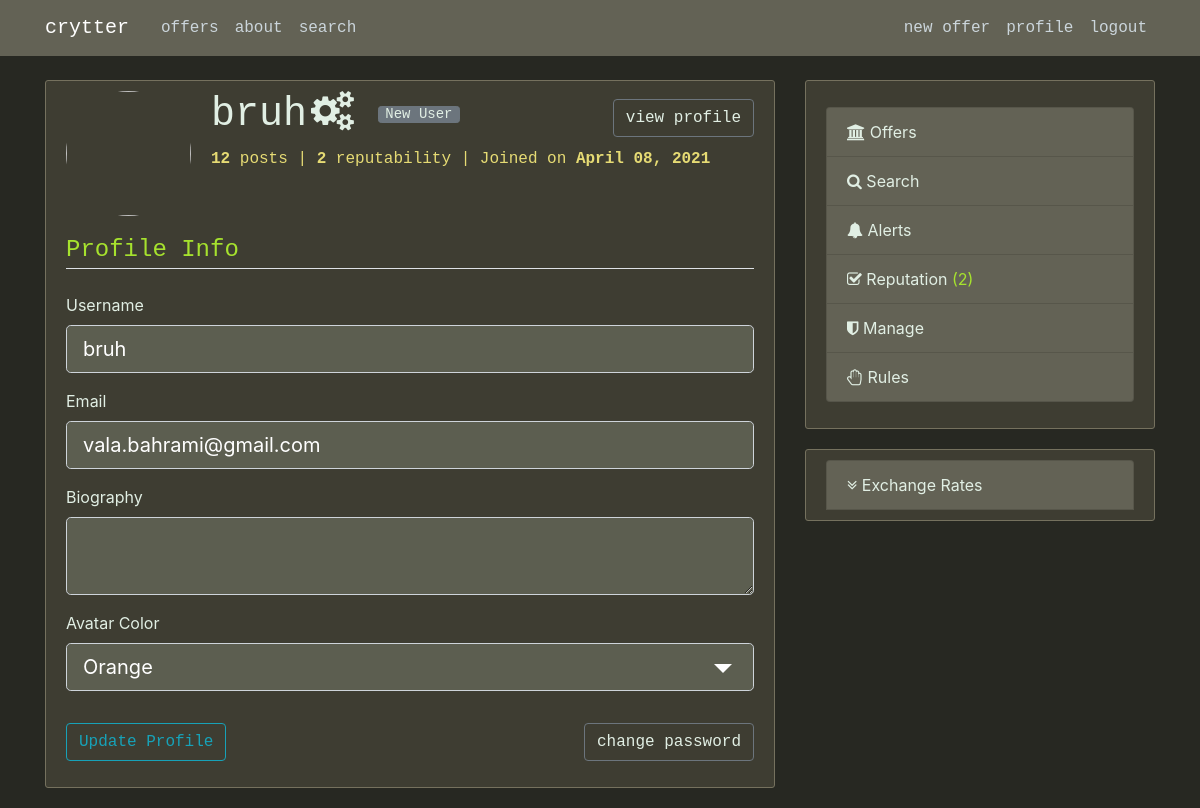
The app's page /profile/edit (signed in) with its own data.
### crytter/models.py (models this page shows, shortened)
class User(db.Model, UserMixin):
	id = db.Column(db.Integer, primary_key=True)
	username = db.Column(db.String(32), unique=True, nullable=False)
	email = db.Column(db.String(256), unique=True, nullable=False)
	rating = db.Column(db.Integer, nullable=False, default=0)
	rateBar = db.Column(db.String, nullable=False, default='<a class="mr-1 btn btn-secondary btn-xs" >New User</a>')
	date_joined = db.Column(db.DateTime, nullable=False, default=datetime.utcnow)
	biography = db.Column(db.Text, nullable=False, default='')
	image_file = db.Column(db.String, nullable=False, default='default.jpg')
	password = db.Column(db.String(60), nullable=False)
	permission_level = db.Column(db.Integer, nullable=False, default=0)
	last_search = db.Column(db.String(128), nullable=False, default='')
	posts = db.relationship('Post', backref='author', lazy=True)
	comments = db.relationship('Comment', backref='author', lazy=True)
	badges = db.relationship('Badge', backref='bearer', lazy=True)
	alerts = db.relationship('Alert', backref='assoc_user', lazy=True)
	ratesOfOthers = db.relationship('Rating', backref='rater', foreign_keys=[Rating.rater_id], lazy=True)
	ratingsByOthers = db.relationship('Rating', backref='ratee', foreign_keys=[Rating.ratee_id], lazy=True)

class Badge(db.Model):
	id = db.Column(db.Integer, primary_key=True)
	name = db.Column(db.String, nullable=False)
	html = db.Column(db.String, nullable=False)
	user_id = db.Column(db.Integer, db.ForeignKey('user.id'), nullable=False)
	date_recieved = db.Column(db.DateTime, nullable=False, default=datetime.utcnow)

### crytter/users/routes.py (the view)
@users.route('/profile/edit', methods=['GET', 'POST'])
@login_required
def profile():
	form = UpdateProfileForm()
	if form.validate_on_submit():
		current_user.image_file = form.picture.data+'.jpg'
		current_user.username = form.username.data
		current_user.email = form.email.data
		current_user.biography = form.biography.data
		db.session.commit()
		flash('profile updated', 'success')
		return redirect(url_for('users.profile'))
	elif request.method == 'GET':
		form.username.data = current_user.username
		form.email.data = current_user.email
		form.biography.data = current_user.biography
		form.picture.data = current_user.image_file[:-4]
	imagefile = url_for('static', filename=f'profile_pics/{current_user.image_file}')
	return render_template('profile.html', title='Profile', imagefile=imagefile, form=form)

### crytter/users/forms.py (shortened to what this page needs)
class UpdateProfileForm(FlaskForm):
	username = StringField('Username', validators=[
		DataRequired(), Length(min=1, max=32),
		Regexp(r'^[a-zA-Z0-9_]*$', message='Usernames can contain only alphanumeric characters and _')])
	email = StringField('Email', validators=[
		DataRequired(), Email()
		])
	biography = TextAreaField('Biography', validators=[Length(min=0, max=75)])
	picture = SelectField('Avatar Color', choices=[
		('default', 'Gray'),
		('default-aqua', 'Aqua'),
		('default-blue', 'Blue'),
		('default-green', 'Green'),
		('default-orange', 'Orange'),
		('default-pink', 'Pink'),
		('default-red', 'Red')
		],
		 validators=[])
	submit = SubmitField('Update Profile')

### crytter/models.py (called while the page is built)
@login_manager.user_loader
def load_user(user_id):
	return User.query.get(int(user_id))

### crytter/templates/profile.html (shortened to what this page needs)
{% extends 'layout.html' %}
{% block content %}
	<div class="content-section">
	  <div class="media">
	    <img class="rounded-circle account-img" src="{{imagefile}}">
	    <div class="media-body">
		  <a style='float:right;'class='btn btn-outline-secondary mt-2' onclick='location.href="{{ url_for('users.userpage', username=current_user.username) }}";'>view profile</a>
	      <h2 class="account-heading" style="word-break: normal;">{{ current_user.username }}{% for badge in current_user.badges[:3] %}<span title="{{ badge.name }}" class="ml-1 {{ badge.html }}"></span>{% endfor %}
	      	{{ current_user.rateBar|safe }}
	      </h2>	      <p class="account-metadata text-secondary"><b>{{ current_user.posts|length }}</b> {% if current_user.posts|length == 1 %} post {% else %} posts {% endif %} | <b>{{current_user.rating}}</b> reputability | Joined on <b>{{ current_user.date_joined.strftime('%B %d, %Y') }}</b>
	      </p>
	    </div>
	  </div>
		<form method='POST' action='' enctype="multipart/form-data">
			<fieldset class='form-group'>
				<legend class='con border-bottom mb-4'>Profile Info</legend>
				<div class='form-group'>
					{{ form.username.label(class='form-control-label') }}
					{% if form.username.errors %}
						{{ form.username(class='form-control form-control-lg is-invalid') }}
						<div class='invalid-feedback'>
							{% for error in form.username.errors %}
							<span>{{ error }}</span>
							{% endfor %}
						</div>
					{% else %}
					{{ form.username(class='form-control form-control-lg') }}
					{% endif %}
				</div>
				<div class='form-group'>
					{{ form.email.label(class='form-control-label') }}
					{% if form.email.errors %}
						{{ form.email(class='form-control form-control-lg is-invalid') }}
						<div class='invalid-feedback'>
							{% for error in form.email.errors %}
							<span>{{ error }}</span>
							{% endfor %}
						</div>
					{% else %}
					{{ form.email(class='form-control form-control-lg') }}
					{% endif %}
				</div>
				<div class='form-group'>
					{{ form.biography.label(class='form-control-label') }}
					{% if form.biography.errors %}
						{{ form.biography(class='form-control form-control-lg is-invalid') }}
						<div class='invalid-feedback'>
							{% for error in form.biography.errors %}
							<span>{{ error }}</span>
							{% endfor %}
						</div>
					{% else %}
					{{ form.biography(class='form-control form-control-lg') }}
					{% endif %}
				</div>
				<div class='form-group'>
				{{ form.picture.label(class='form-control-label') }}
					{% if form.picture.errors %}
						{{ form.picture(class='form-control form-control-lg is-invalid') }}
						<div class='invalid-feedback'>
							{% for error in form.picture.errors %}
							<span>{{ error }}</span>
							{% endfor %}
						</div>
					{% else %}
					{{ form.picture(class='form-control form-control-lg') }}
					{% endif %}
				</div>
			</fieldset>
			<div class='form-group'>
				{{ form.submit(class='btn btn-outline-info') }}
				<a style='float:right;'class='btn btn-outline-secondary' onclick='location.href="{{url_for("users.changePassword")}}";'>change password</a>
			</div>
		</form>
	</div>
{% endblock content %}

### crytter/templates/layout.html (shortened to what this page needs)
<!DOCTYPE html>
<html lang="en">
<head>
    <link rel="stylesheet" href="https://stackpath.bootstrapcdn.com/bootstrap/4.5.0/css/bootstrap.min.css">
    <link rel="stylesheet" type="text/css" href="{{ url_for('static', filename='main.css') }}">
    <link href="https://maxcdn.bootstrapcdn.com/font-awesome/4.7.0/css/font-awesome.min.css" rel="stylesheet">
</head>
<body>
	<header class="site-header">
	  <nav class="navbar navbar-expand-md navbar-dark bg-steel fixed-top">
	    <div class="container">
	      <a class="navbar-brand mr-4" href="/">crytter</a>
	      <div class="collapse navbar-collapse" id="navbarToggle">
	        <div class="navbar-nav mr-auto">
	          <a class="nav-item nav-link" href="{{ url_for('main.home') }}">offers</a>
	          <a class="nav-item nav-link" href="{{ url_for('main.about') }}">about</a>
	          <a class="nav-item nav-link" href="{{ url_for('main.search') }}">search</a>
	        </div>
	        <div class="navbar-nav">
	        {% if current_user.is_authenticated %}
	        <a class="nav-item nav-link" href="{{ url_for('posts.new_post') }}">new offer</a>
	        <a class="nav-item nav-link" href="{{ url_for('users.userpage', username=current_user.username) }}">profile</a>
	        <a class="nav-item nav-link" href="{{ url_for('users.logout') }}">logout</a>
	        {% else %}
	          <a class="nav-item nav-link" href="{{ url_for('users.login') }}">login</a>
	          <a class="nav-item nav-link" href="{{ url_for('users.register') }}">register</a>
	        {% endif %}
	        </div>
	      </div>
	    </div>
	  </nav>
	</header>
	<main role="main" class="container">
	  <div class="row">
	    <div class="col-md-8">
	      {% block content %}{% endblock %}
	    </div>
	    <div class="col-md-4">
	      <div class="content-section">
	      	{% if current_user.is_authenticated %}
	        <p class='text-muted'>
	          <ul class="list-group">
	            <li class="list-group-item list-group-item-light"><a href="{{ url_for('main.home') }}"><span class="fa fa-bank"></span> Offers</a></li>
	            <li class="list-group-item list-group-item-light"><a href="{{ url_for('main.search') }}"><span class="fa fa-search"></span> Search</a></li>
	            <li class="list-group-item list-group-item-light"><a href="{{ url_for('users.alerts') }}"><span class="fa fa-bell"></span> Alerts </a></li>
	            <li class="list-group-item list-group-item-light"><a href="{{ url_for('users.ratings', username=current_user.username) }}"><span class="fa fa-check-square-o"></span> Reputation <span class="{{ 'red' if current_user.rating < 0 else 'green'}}">({{ current_user.rating }})</span></li></a>
	            {% if current_user.permission_level > 2%}<li class="list-group-item list-group-item-light"><a href="{{ url_for('main.admin') }}"><span class="fa fa-shield"></span> Manage</a></li>{% endif %}
	            <li class="list-group-item list-group-item-light"><a href="{{ url_for('main.help', topic='rules') }}"><span class="fa fa-hand-paper-o"></span> Rules</a></li>
	          </ul>
	        </p>
	        {% endif %}
	      </div>
		      <div class="row-md-4">
			      <div class="content-section">
			          <ul class="list-group">
			          	<li class="list-group-item list-group-item-light"><a data-toggle="collapse" href="#currencyList" role="button" aria-expanded="false" aria-controls="currencyList" onclick="e = document.getElementById('down-arrow'); if(getCookie('currencyDropdown') == 'true'){e.classList.remove('fa-angle-double-up'); e.classList.add('fa-angle-double-down'); setCookie('currencyDropdown', false, 3650);}else{e.classList.remove('fa-angle-double-down'); e.classList.add('fa-angle-double-up'); setCookie('currencyDropdown', true, 3650);}"><span id="down-arrow" class="fa fa-angle-double-down"></span> Exchange Rates</a></li>
			          </ul>
		     	 </div>
		    </div>
	    </div>
	  </div>
	</main>
</body>
</html>

### crytter/static/main.css (style rules this page uses)
body { background: #272822; color: #ffffff; margin-top: 5rem; word-break: break-word; }
h1, h2, h3, h4, h5, h6 { color: #e1efe4; font-family: menlo, consolas, monospace; }
.green { color: #a6e22e; }
legend { color: #a6e22e; font-family: menlo, consolas, monospace; }
textarea, select, input[type=text] { background-color: #5c5e50!important; color: #ffffff!important; }
select { background-image: linear-gradient(45deg, transparent 50%, white 60%), linear-gradient(135deg, white 40%, transparent 50%) !important; background-position: calc(100% - 30px) 20px, calc(100% - 20px) 20px, 100% 0; background-size: 10px 10px, 10px 10px; background-repeat: no-repeat; -webkit-appearance: none; -moz-appearance: none; }
.list-group-item-light { background-color: #636255; color: #e1efe4; }
.btn { font-family: menlo, consolas, monospace; }
.bg-steel { background-color: #636255; font-family: menlo, consolas, monospace; }
.text-secondary { color: #e1efe4!important; }
.text-muted { color: #e6db74!important; }
a { color: inherit; text-decoration: inherit; }
.btn-group-xs > .btn, .btn-xs { padding: .25rem .4rem; font-size: .875rem; line-height: .5; border-radius: .2rem; }
.site-header .navbar-nav .nav-link { color: #cbd5db; }
.content-section { background: #3e3d32; color: #e1efe4; padding: 10px 20px; border: 1px solid #75715e; border-radius: 3px; margin-bottom: 20px; }
.zoom, .btn-xs, .smzoom { transition: transform .4s; }
.account-img { height: 125px; width: 125px; margin-right: 20px; margin-bottom: 16px; }
.account-metadata { color: #e6db74!important; font-family: menlo, consolas, monospace; }
.account-heading { font-size: 2.5rem; }

### records on screen
User: username "bruh", rateBar "New User", rating "2", date_joined "April 08, 2021", email "vala.bahrami@gmail.com"

### other values on screen
{{ current_user.posts|length }} "12"
